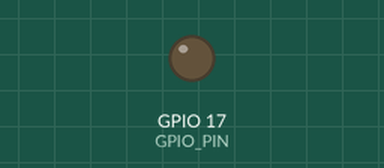
A program run on a simulated Raspberry Pi (BCM pin numbers). Parts: output pins drawn as LEDs (lit = HIGH). At 6.0 s the program stops and its outputs stay as they are.

Above: at 0.1 s.
At 3.1 s:
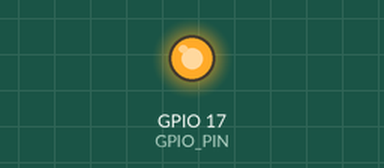
Timing chart, 0 to 7.5 s (numbered marks = the images above):
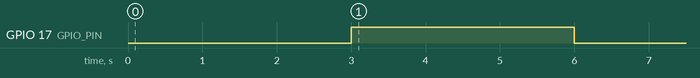

The program:

led.py
```python
import RPi.GPIO as GPIO
from time import sleep

GPIO_PIN = 17

GPIO.setmode(GPIO.BCM)
GPIO.setwarnings(False)
GPIO.setup(GPIO_PIN, GPIO.OUT, initial=GPIO.LOW)

sleep(3)
GPIO.output(GPIO_PIN, GPIO.HIGH)
sleep(3)
GPIO.output(GPIO_PIN, GPIO.LOW)
```

Measured:
- by itself, GPIO 17 (GPIO_PIN): LOW → HIGH at 3.0 s, → LOW 3.0 s later
